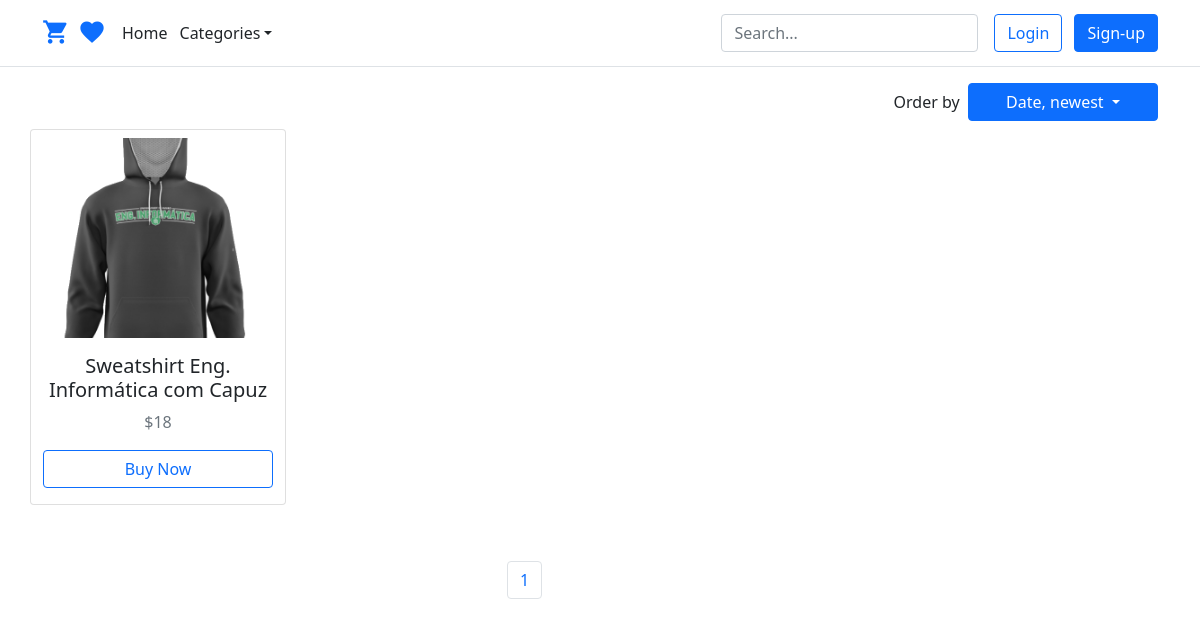
/filter/roupa/, run on the app's committed database.
### shop/models.py (models this page shows, shortened)
class Product(models.Model):
    category = models.ForeignKey(Category, on_delete=models.CASCADE, related_name='category')
    image = models.ImageField(upload_to='products')
    title = models.CharField(max_length=250)
    quantity = models.IntegerField()
    description = models.TextField()
    price = models.IntegerField()
    date_created = models.DateTimeField(auto_now_add=True)
    slug = models.SlugField(unique=True)
    class Meta:
        ordering = ('-date_created',)
    def get_absolute_url(self):
        return reverse('shop:product_detail', kwargs={'slug':self.slug})

### shop/views.py (the view)
# urls.py: path('filter/<slug:slug>/', views.filter_by_category, name='filter_by_category'),
@ratelimit(key='ip', rate='30/m', block=True)
@no_auth_required
def filter_by_category(request, slug):
    category = Category.objects.get(slug=slug)
    result = Product.objects.filter(quantity__gte=1, category__in=category.get_all_categories())
    context = get_ordered_products_context(request, result)
    return render(request, 'home_page.html', context)

### cart/utils/cart.py (called while the page is built)
    def __iter__(self):
        product_ids = self.cart.keys()
        products = Product.objects.filter(id__in=product_ids)
        cart = self.cart.copy()
        for product in products:
            product_dict = model_to_dict(product)
            del product_dict["image"] # not needed in cart
            cart[str(product.id)]['product'] = product_dict
        for item in cart.values():
            item['total_price'] = int(item['price']) * int(item['quantity'])
            yield item

    def add_cart_session(self):
        cart = self.session.get(CART_SESSION_ID)
        if cart is None:
            cart = self.session[CART_SESSION_ID] = {}
        return cart

### online_shop/context_processors.py (called while the page is built)
def return_cart(request):
    cart = len(list(Cart(request)))
    return {'cart_count': cart}

def return_categories(request):
    all_categories = []
    for c in Category.objects.all():
        if not c.has_parent():
            all_categories += c.get_all_categories()
    return {'categories': all_categories }

### shop/models.py (called while the page is built)
    def __str__(self):
        return self.title

    def has_parent(self):
        if self.super_category:
            return True
        return False

    def get_all_categories(self):
        all_categories = [self]
        for sc in all_categories[0].sub_categories.all():
            if sc.has_children():
                all_categories += sc.get_all_categories()
            else:
                all_categories.append(sc)
        return all_categories

### shop/views.py (called while the page is built)
def paginat(request, list_objects):
    p = Paginator(list_objects, 20)
    page_number = request.GET.get('page')
    try:
        page_obj = p.get_page(page_number)
    except PageNotAnInteger:
        page_obj = p.page(1)
    except EmptyPage:
        page_obj = p.page(p.num_pages)
    return page_obj

def get_ordered_products_context(request, products):
    if "order_by" in request.GET:
        order_by = request.GET["order_by"]
        if order_by == 'Date, oldest':
            products = products.reverse()
        elif order_by == 'Alphabetically, A-Z':
            products = products.order_by("title")
        elif order_by == 'Alphabetically, Z-A':
            products = products.order_by("-title")
        elif order_by == 'Price, cheaper':
            products = products.order_by("price")
        elif order_by == 'Price, costlier':
            products = products.order_by("-price")
    else:
        order_by = 'Date, newest'
    return {'products': paginat(request, products), 'order_by': order_by}

### shop/templates/home_page.html (shortened to what this page needs)
{% extends 'base.html' %}
{% block content %}
{% if products %}
    {% if not search %}
        <div class="d-flex justify-content-end align-items-center">
            Order by&nbsp;&nbsp;
            <div class="dropdown" style="width: 190px" id = "filter1">
              <button style="width: 100%" class="btn btn-primary dropdown-toggle" type="button" id="filterMenuButton" data-toggle="dropdown" aria-haspopup="true" aria-expanded="false">
                  {{ order_by }}
              </button>
            </div>
        </div>
        {% for product in products.object_list %}
            <div class="card me-2 mb-2 mt-2" style="width: 16rem;">
                <img style="object-fit: cover;" class="card-img mt-2" width="268" height="200" src="{{ product.image.url }}">
                <div class="mt-3 text-center">
                  <h5 class="card-title">{{ product.title }}</h5>
                  <p class="text-muted">${{ product.price }}</p>
                  <a href="{{ product.get_absolute_url }}" class="mb-3 btn btn-outline-primary w-100">Buy Now</a>
                </div>
            </div>
        {% endfor %}
    {% endif %}
    {% if not search %}
        <center class="mt-5">
              <div class="col-md-2">
                <ul class="pagination">
                  <li class="page-item"><a class="page-link" href="?order_by={{ order_by }}&page={{ products.number }}">{{products.number}}</a></li>
                </ul>
              </div>
        </center>
    {% endif %}
{% endif %}
{% endblock %}

### data on the page
Product: image (picture), title "Sweatshirt Eng. Informática com Capuz", price "18"

### other printed values
{{ order_by }} "Date, newest"
{{ products.number }} "1"
